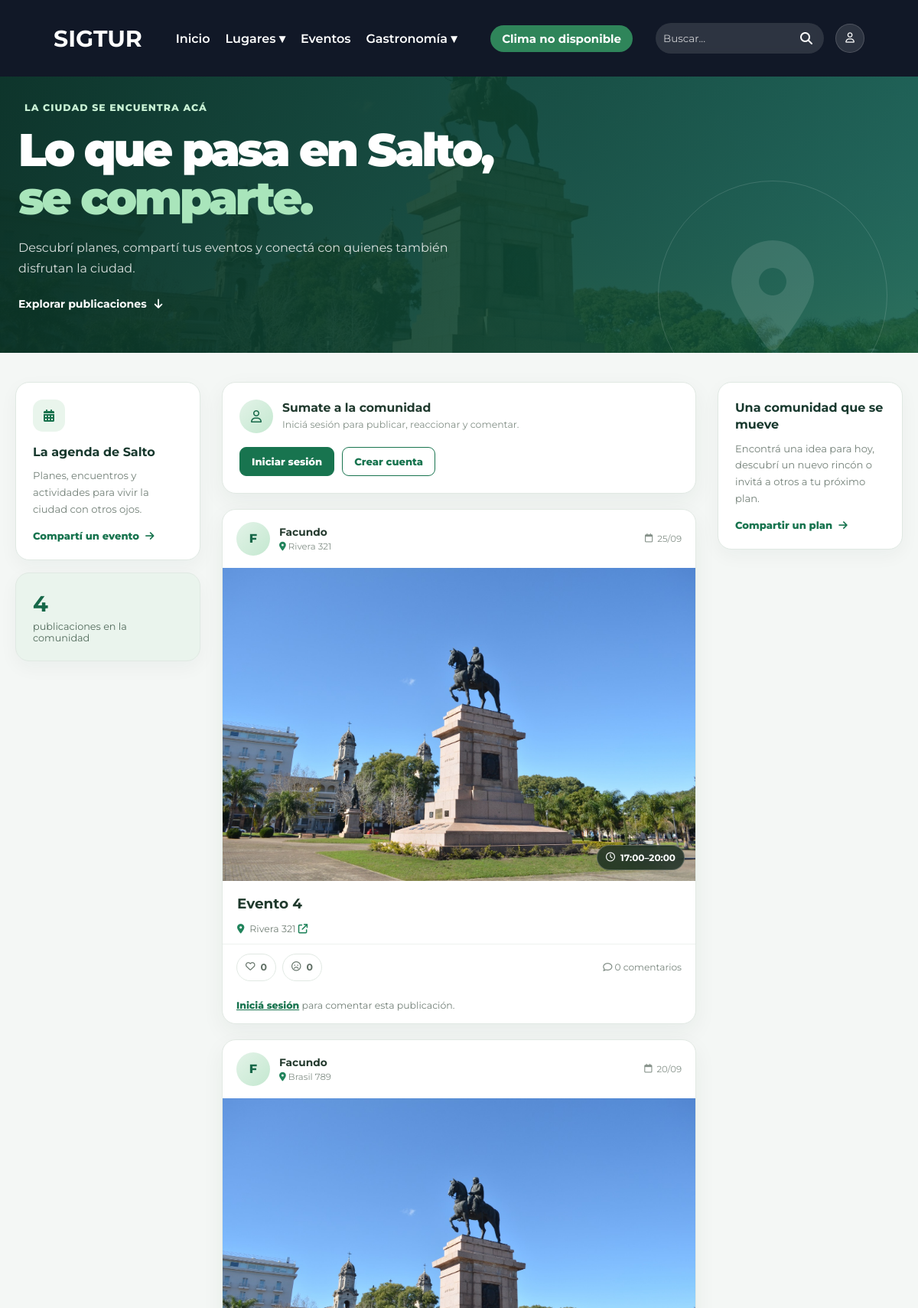
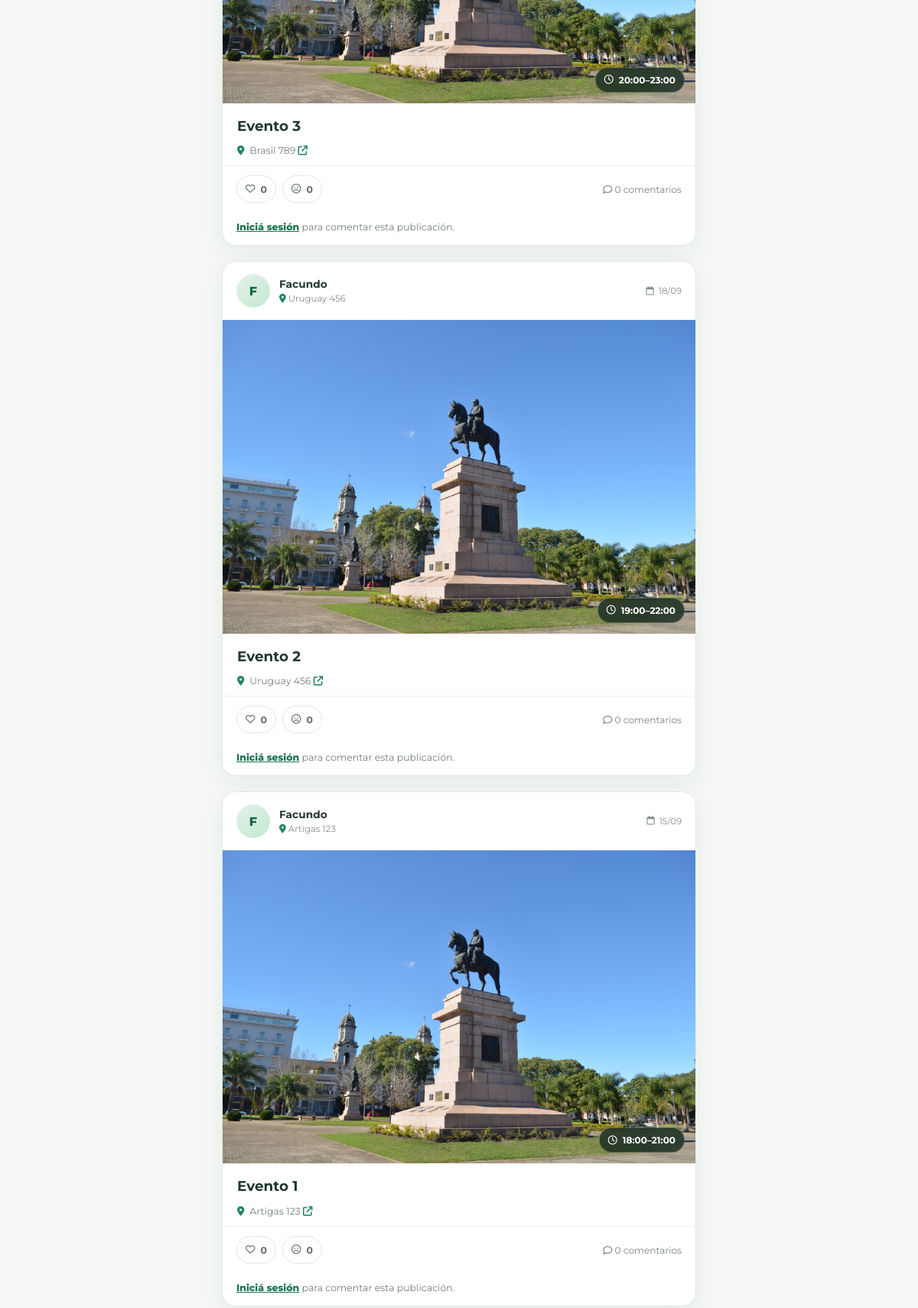
Screenshot of /pages/eventos/eventos.php (upper part) with the database file from the repository (2 pictures, top to bottom).
### tables this page shows
CREATE TABLE `evento` (
  `ID_EVENTO` int(11) NOT NULL,
  `ID_USUARIO` int(11) NOT NULL,
  `ID_LUGAR` int(11) DEFAULT NULL,
  `NOMBRE` varchar(150) NOT NULL,
  `DESCRIPCION` text DEFAULT NULL,
  `HORA_INI` time NOT NULL,
  `HORA_FIN` time NOT NULL,
  `DIA` int(11) NOT NULL,
  `MES` int(11) NOT NULL,
  `ANIO` smallint(6) DEFAULT NULL,
  `DIRECCION` varchar(255) DEFAULT NULL,
  `LATITUD` decimal(10,7) DEFAULT NULL,
  `LONGITUD` decimal(10,7) DEFAULT NULL,
  `IMAGEN` varchar(255) DEFAULT NULL
);

CREATE TABLE `usuario` (
  `ID_USUARIO` int(11) NOT NULL,
  `ID_ROL` int(11) NOT NULL,
  `NOMBRE` varchar(100) NOT NULL,
  `CONTRASENA` varchar(255) NOT NULL,
  `CORREO` varchar(150) NOT NULL
);

CREATE TABLE `lugar` (
  `ID_LUGAR` int(11) NOT NULL,
  `NOMBRE` varchar(150) NOT NULL,
  `DESCRIPCION` text DEFAULT NULL,
  `DIRECCION` varchar(200) NOT NULL,
  `IMAGEN` varchar(255) DEFAULT NULL,
  `LATITUD` decimal(10,7) DEFAULT NULL,
  `LONGITUD` decimal(10,7) DEFAULT NULL
);

### pages/eventos/eventos.php (the view, shortened to what the rows shown need)
<?php
require_once("../../conexion.php");
$usuarioId = isset($_SESSION["id_usuario"]) ? (int) $_SESSION["id_usuario"] : null;
$estaAutenticado = $usuarioId !== null;
function escaparEvento($valor)
{
    return htmlspecialchars((string) $valor, ENT_QUOTES, "UTF-8");
}
$usuarioActualSql = $estaAutenticado ? (string) $usuarioId : "0";
$sqlEventos = "
    SELECT e.ID_EVENTO, e.ID_USUARIO, e.ID_LUGAR, e.NOMBRE, e.DESCRIPCION,
           e.HORA_INI, e.HORA_FIN, e.DIA, e.MES, e.ANIO,
           e.DIRECCION AS EVENTO_DIRECCION, e.LATITUD AS EVENTO_LATITUD,
           e.LONGITUD AS EVENTO_LONGITUD, e.IMAGEN AS EVENTO_IMAGEN,
           u.NOMBRE AS AUTOR, l.NOMBRE AS LUGAR, l.DIRECCION AS LUGAR_DIRECCION,
           l.IMAGEN AS LUGAR_IMAGEN,
           (SELECT COUNT(*) FROM EVENTO_REACCION r WHERE r.ID_EVENTO = e.ID_EVENTO AND r.TIPO = 1) AS ME_GUSTA,
           (SELECT COUNT(*) FROM EVENTO_REACCION r WHERE r.ID_EVENTO = e.ID_EVENTO AND r.TIPO = -1) AS NO_ME_GUSTA,
           (SELECT r.TIPO FROM EVENTO_REACCION r WHERE r.ID_EVENTO = e.ID_EVENTO AND r.ID_USUARIO = $usuarioActualSql LIMIT 1) AS MI_REACCION
    FROM EVENTO e
    INNER JOIN USUARIO u ON u.ID_USUARIO = e.ID_USUARIO
    LEFT JOIN LUGAR l ON l.ID_LUGAR = e.ID_LUGAR
    ORDER BY e.ID_EVENTO DESC";
$resultadoEventos = $conexion->query($sqlEventos);
$eventos = [];
while ($evento = $resultadoEventos->fetch_assoc()) {
    $eventos[] = $evento;
}
$comentariosPorEvento = [];
?>
<!DOCTYPE html>
<html lang="es">
<head>
    <link rel="stylesheet" href="../../assets/css/var.css">
    <link rel="stylesheet" href="../../assets/css/styles.css">
    <link rel="stylesheet" href="../../assets/css/componentes.css">
    <link rel="stylesheet" href="../../assets/css/accesibilidad.css?v=5">
    <link rel="stylesheet" href="../../assets/css/eventos.css?v=5">
    <link rel="stylesheet" href="https://unpkg.com/leaflet@1.9.4/dist/leaflet.css">
    <link rel="stylesheet" href="https://cdnjs.cloudflare.com/ajax/libs/font-awesome/6.7.2/css/all.min.css">
</head>
<body>
    <?php include("../../includes/navbar.php"); ?>
    <main class="eventos-pagina">
        <header class="eventos-portada">
            <div class="eventos-portada-contenido">
                <h1>Lo que pasa en Salto, <span>se comparte.</span></h1>
            </div>
        </header>
        <div class="eventos-layout">
            <aside class="eventos-lateral">
                <div class="eventos-lateral-tarjeta">
                    <h2>La agenda de Salto</h2>
                </div>
            </aside>
            <section class="eventos-feed" id="publicaciones" aria-label="Publicaciones de eventos">
                <section class="evento-compositor" id="publicar" aria-labelledby="titulo-publicar">
                    <div class="evento-compositor-encabezado">
                        <div>
                            <h2 id="titulo-publicar"><?= $estaAutenticado ? "¿Qué plan tenés para Salto?" : "Sumate a la comunidad" ?></h2>
                        </div>
                    </div>
                </section>
                <?php foreach ($eventos as $evento): ?>
                    <?php
                    $eventoId = (int) $evento["ID_EVENTO"];
                    $direccionEvento = trim((string) ($evento["EVENTO_DIRECCION"] ?? ""));
                    if ($direccionEvento === "") {
                        $direccionEvento = trim((string) ($evento["LUGAR_DIRECCION"] ?? ""));
                    }
                    $nombreLugar = trim((string) ($evento["LUGAR"] ?? ""));
                    $latitudEvento = $evento["EVENTO_LATITUD"];
                    $longitudEvento = $evento["EVENTO_LONGITUD"];
                    $tieneCoordenadasEvento = is_numeric($latitudEvento) && is_numeric($longitudEvento);
                    $textoUbicacionEvento = $direccionEvento !== ""
                        ? $direccionEvento
                        : ($tieneCoordenadasEvento ? "Ubicación marcada en el mapa" : ($nombreLugar !== "" ? $nombreLugar : "Ubicación a confirmar"));
                    $imagen = trim((string) ($evento["EVENTO_IMAGEN"] ?? ""));
                    if ($imagen === "") {
                        $imagen = trim((string) ($evento["LUGAR_IMAGEN"] ?? ""));
                    }
                    $rutaImagen = $imagen !== "" ? __DIR__ . "/../../" . ltrim($imagen, "/\\") : "";
                    $imagenSrc = $imagen !== "" && is_file($rutaImagen)
                        ? "../../" . ltrim($imagen, "/\\")
                        : "../../assets/img/imagen-principal.jpeg";
                    $fechaTexto = sprintf(
                        "%02d/%02d%s",
                        (int) $evento["DIA"],
                        (int) $evento["MES"],
                        $evento["ANIO"] ? "/" . (int) $evento["ANIO"] : ""
                    );
                    $miReaccion = $evento["MI_REACCION"] === null ? 0 : (int) $evento["MI_REACCION"];
                    ?>
                    <article class="evento-post" id="evento-<?= $eventoId ?>">
                        <header class="evento-post-encabezado">
                            <span class="evento-avatar" aria-hidden="true"><?= escaparEvento(mb_strtoupper(mb_substr($evento["AUTOR"], 0, 1, "UTF-8"), "UTF-8")) ?></span>
                            <div class="evento-post-autor">
                                <strong><?= escaparEvento($evento["AUTOR"]) ?></strong>
                                <span><i class="fa-solid fa-location-dot" aria-hidden="true"></i> <?= escaparEvento($textoUbicacionEvento) ?></span>
                            </div>
                            <span class="evento-fecha-publicacion"><i class="fa-regular fa-calendar" aria-hidden="true"></i> <?= escaparEvento($fechaTexto) ?></span>
                        </header>
                        <?php if ($imagenSrc !== ""): ?>
                            <div class="evento-post-imagen">
                                <img src="<?= escaparEvento($imagenSrc) ?>" alt="Portada de <?= escaparEvento($evento["NOMBRE"]) ?>" loading="lazy">
                                <span><i class="fa-regular fa-clock" aria-hidden="true"></i> <?= escaparEvento(substr((string) $evento["HORA_INI"], 0, 5)) ?>–<?= escaparEvento(substr((string) $evento["HORA_FIN"], 0, 5)) ?></span>
                            </div>
                        <?php endif; ?>
                        <div class="evento-post-contenido">
                            <h2><?= escaparEvento($evento["NOMBRE"]) ?></h2>
                            <?php if ($tieneCoordenadasEvento): ?>
                                <?php $urlMapaEvento = "https://www.google.com/maps/search/?api=1&query=" . rawurlencode($latitudEvento . "," . $longitudEvento); ?>
                            <?php elseif ($direccionEvento !== ""): ?>
                                <?php $urlMapaEvento = "https://www.google.com/maps/search/?api=1&query=" . rawurlencode($direccionEvento . ", Salto, Uruguay"); ?>
                            <?php else: ?>
                                <?php $urlMapaEvento = ""; ?>
                            <?php endif; ?>
                            <p class="evento-post-direccion">
                                <i class="fa-solid fa-location-dot" aria-hidden="true"></i>
                                <?php if ($urlMapaEvento !== ""): ?>
                                    <a href="<?= escaparEvento($urlMapaEvento) ?>" target="_blank" rel="noopener noreferrer"><?= escaparEvento($textoUbicacionEvento) ?> <i class="fa-solid fa-arrow-up-right-from-square" aria-hidden="true"></i></a>
                                <?php else: ?>
                                    <?= escaparEvento($textoUbicacionEvento) ?>
                                <?php endif; ?>
                            </p>
                        </div>
                        <div class="evento-reacciones">
                            <?php if ($estaAutenticado): ?>
                                <form method="POST" action="eventos.php#evento-<?= $eventoId ?>">
                                    <input type="hidden" name="csrf_token" value="<?= escaparEvento($_SESSION["csrf_eventos"]) ?>">
                                    <input type="hidden" name="accion" value="reaccionar">
                                    <input type="hidden" name="id_evento" value="<?= $eventoId ?>">
                                    <input type="hidden" name="tipo" value="1">
                                    <button class="evento-reaccion <?= $miReaccion === 1 ? "evento-reaccion--activa" : "" ?>" type="submit" aria-label="Me gusta, <?= (int) $evento["ME_GUSTA"] ?> reacciones" aria-pressed="<?= $miReaccion === 1 ? "true" : "false" ?>">
                                        <i class="fa-regular fa-heart" aria-hidden="true"></i><span><?= (int) $evento["ME_GUSTA"] ?></span>
                                    </button>
                                </form>
                                <form method="POST" action="eventos.php#evento-<?= $eventoId ?>">
                                    <input type="hidden" name="csrf_token" value="<?= escaparEvento($_SESSION["csrf_eventos"]) ?>">
                                    <input type="hidden" name="accion" value="reaccionar">
                                    <input type="hidden" name="id_evento" value="<?= $eventoId ?>">
                                    <input type="hidden" name="tipo" value="-1">
                                    <button class="evento-reaccion <?= $miReaccion === -1 ? "evento-reaccion--activa evento-reaccion--negativa" : "" ?>" type="submit" aria-label="No me gusta, <?= (int) $evento["NO_ME_GUSTA"] ?> reacciones" aria-pressed="<?= $miReaccion === -1 ? "true" : "false" ?>">
                                        <i class="fa-regular fa-face-frown" aria-hidden="true"></i><span><?= (int) $evento["NO_ME_GUSTA"] ?></span>
                                    </button>
                                </form>
                            <?php else: ?>
                                <span class="evento-reaccion evento-reaccion--solo"><i class="fa-regular fa-heart" aria-hidden="true"></i> <?= (int) $evento["ME_GUSTA"] ?></span>
                                <span class="evento-reaccion evento-reaccion--solo"><i class="fa-regular fa-face-frown" aria-hidden="true"></i> <?= (int) $evento["NO_ME_GUSTA"] ?></span>
                            <?php endif; ?>
                            <span class="evento-conteo-comentarios"><i class="fa-regular fa-comment" aria-hidden="true"></i> <?= count($comentariosPorEvento[$eventoId] ?? []) ?> comentarios</span>
                        </div>
                        <section class="evento-comentarios" aria-label="Comentarios de <?= escaparEvento($evento["NOMBRE"]) ?>">
                            <?php if ($estaAutenticado): ?>
                                <form class="evento-comentario-formulario" method="POST" action="eventos.php#evento-<?= $eventoId ?>">
                                    <input type="hidden" name="csrf_token" value="<?= escaparEvento($_SESSION["csrf_eventos"]) ?>">
                                    <input type="hidden" name="accion" value="comentar">
                                    <input type="hidden" name="id_evento" value="<?= $eventoId ?>">
                                    <label class="sr-only" for="comentario-evento-<?= $eventoId ?>">Escribí un comentario</label>
                                    <input id="comentario-evento-<?= $eventoId ?>" type="text" name="comentario" maxlength="1000" placeholder="Sumá algo a la conversación..." required>
                                    <button type="submit" aria-label="Publicar comentario"><i class="fa-solid fa-arrow-up" aria-hidden="true"></i></button>
                                </form>
                            <?php else: ?>
                                <p class="evento-comentario-login"><a href="../login.php">Iniciá sesión</a> para comentar esta publicación.</p>
                            <?php endif; ?>
                        </section>
                    </article>
                <?php endforeach; ?>
            </section>
            <aside class="eventos-lateral eventos-lateral--derecha">
                <div class="eventos-lateral-tarjeta">
                    <h2>Una comunidad que se mueve</h2>
                </div>
            </aside>
        </div>
    </main>
    <?php include("../../includes/chat-widget.php"); ?>
</body>
</html>

### rows the page displays
evento: ID_USUARIO.NOMBRE "F", ID_USUARIO.NOMBRE "Facundo", ID_LUGAR.DIRECCION "Rivera 321", escaparEvento($fechaTexto) "25/09", HORA_INI "17:00", HORA_FIN "20:00", NOMBRE "Evento 4", ME_GUSTA "0", NO_ME_GUSTA "0", ID_EVENTO "0"
evento: ID_USUARIO.NOMBRE "F", ID_USUARIO.NOMBRE "Facundo", ID_LUGAR.DIRECCION "Brasil 789", escaparEvento($fechaTexto) "20/09", HORA_INI "20:00", HORA_FIN "23:00", NOMBRE "Evento 3", ME_GUSTA "0", NO_ME_GUSTA "0", ID_EVENTO "0"
evento: ID_USUARIO.NOMBRE "F", ID_USUARIO.NOMBRE "Facundo", ID_LUGAR.DIRECCION "Uruguay 456", escaparEvento($fechaTexto) "18/09", HORA_INI "19:00", HORA_FIN "22:00", NOMBRE "Evento 2", ME_GUSTA "0", NO_ME_GUSTA "0", ID_EVENTO "0"
evento: ID_USUARIO.NOMBRE "F", ID_USUARIO.NOMBRE "Facundo", ID_LUGAR.DIRECCION "Artigas 123", escaparEvento($fechaTexto) "15/09", HORA_INI "18:00", HORA_FIN "21:00", NOMBRE "Evento 1", ME_GUSTA "0", NO_ME_GUSTA "0", ID_EVENTO "0"

### other values shown
count($eventos) "4"
